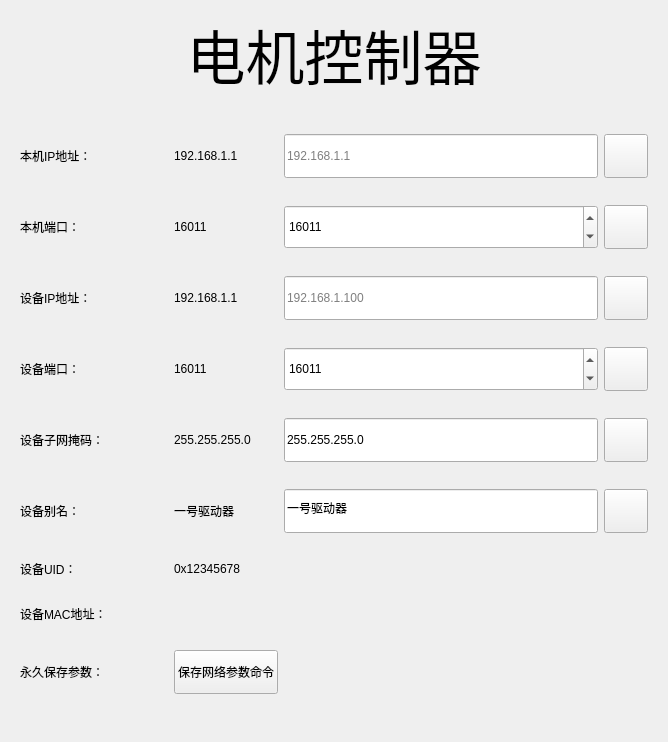
<?xml version="1.0" encoding="UTF-8"?>
<ui version="4.0">
 <class>Form</class>
 <widget class="QWidget" name="Form">
  <property name="geometry">
   <rect>
    <x>0</x>
    <y>0</y>
    <width>668</width>
    <height>742</height>
   </rect>
  </property>
  <property name="windowTitle">
   <string>Form</string>
  </property>
  <layout class="QGridLayout" name="gridLayout_2">
   <item row="0" column="1">
    <widget class="LargeTitleLabel" name="LargeTitleLabel">
     <property name="sizePolicy">
      <sizepolicy hsizetype="Expanding" vsizetype="Fixed">
       <horstretch>0</horstretch>
       <verstretch>0</verstretch>
      </sizepolicy>
     </property>
     <property name="font">
      <font>
       <family>华文行楷</family>
       <pointsize>44</pointsize>
       <weight>50</weight>
       <bold>false</bold>
      </font>
     </property>
     <property name="text">
      <string>电机控制器</string>
     </property>
     <property name="alignment">
      <set>Qt::AlignCenter</set>
     </property>
    </widget>
   </item>
   <item row="1" column="0" colspan="3">
    <widget class="CardWidget" name="CardWidget">
     <layout class="QGridLayout" name="gridLayout">
      <item row="0" column="0">
       <widget class="SubtitleLabel" name="label_1">
        <property name="sizePolicy">
         <sizepolicy hsizetype="Fixed" vsizetype="Fixed">
          <horstretch>0</horstretch>
          <verstretch>0</verstretch>
         </sizepolicy>
        </property>
        <property name="minimumSize">
         <size>
          <width>142</width>
          <height>0</height>
         </size>
        </property>
        <property name="text">
         <string>本机IP地址：</string>
        </property>
        <property name="textFormat">
         <enum>Qt::MarkdownText</enum>
        </property>
       </widget>
      </item>
      <item row="0" column="2">
       <widget class="SubtitleLabel" name="label_pc_ip">
        <property name="sizePolicy">
         <sizepolicy hsizetype="Preferred" vsizetype="Fixed">
          <horstretch>0</horstretch>
          <verstretch>0</verstretch>
         </sizepolicy>
        </property>
        <property name="minimumSize">
         <size>
          <width>0</width>
          <height>0</height>
         </size>
        </property>
        <property name="text">
         <string>192.168.1.1</string>
        </property>
        <property name="textFormat">
         <enum>Qt::MarkdownText</enum>
        </property>
        <property name="textInteractionFlags">
         <set>Qt::LinksAccessibleByMouse|Qt::TextSelectableByMouse</set>
        </property>
       </widget>
      </item>
      <item row="0" column="3">
       <widget class="LineEdit" name="line_edit_pc_ip">
        <property name="sizePolicy">
         <sizepolicy hsizetype="Expanding" vsizetype="Preferred">
          <horstretch>0</horstretch>
          <verstretch>0</verstretch>
         </sizepolicy>
        </property>
        <property name="minimumSize">
         <size>
          <width>0</width>
          <height>44</height>
         </size>
        </property>
        <property name="maximumSize">
         <size>
          <width>16777215</width>
          <height>16777215</height>
         </size>
        </property>
        <property name="text">
         <string/>
        </property>
        <property name="maxLength">
         <number>15</number>
        </property>
        <property name="placeholderText">
         <string>192.168.1.1</string>
        </property>
       </widget>
      </item>
      <item row="0" column="4">
       <widget class="ToolButton" name="btn_pc_ip_set">
        <property name="minimumSize">
         <size>
          <width>44</width>
          <height>44</height>
         </size>
        </property>
        <property name="icon">
         <iconset>
          <normaloff>../../img/save2.svg</normaloff>../../img/save2.svg</iconset>
        </property>
        <property name="iconSize">
         <size>
          <width>22</width>
          <height>22</height>
         </size>
        </property>
       </widget>
      </item>
      <item row="1" column="0">
       <widget class="SubtitleLabel" name="label_3">
        <property name="sizePolicy">
         <sizepolicy hsizetype="Fixed" vsizetype="Fixed">
          <horstretch>0</horstretch>
          <verstretch>0</verstretch>
         </sizepolicy>
        </property>
        <property name="minimumSize">
         <size>
          <width>142</width>
          <height>0</height>
         </size>
        </property>
        <property name="text">
         <string>本机端口：</string>
        </property>
        <property name="textFormat">
         <enum>Qt::MarkdownText</enum>
        </property>
       </widget>
      </item>
      <item row="1" column="2">
       <widget class="SubtitleLabel" name="label_pc_port">
        <property name="sizePolicy">
         <sizepolicy hsizetype="Preferred" vsizetype="Fixed">
          <horstretch>0</horstretch>
          <verstretch>0</verstretch>
         </sizepolicy>
        </property>
        <property name="minimumSize">
         <size>
          <width>0</width>
          <height>0</height>
         </size>
        </property>
        <property name="text">
         <string>16011</string>
        </property>
        <property name="textFormat">
         <enum>Qt::MarkdownText</enum>
        </property>
        <property name="textInteractionFlags">
         <set>Qt::LinksAccessibleByMouse|Qt::TextSelectableByMouse</set>
        </property>
       </widget>
      </item>
      <item row="1" column="3">
       <widget class="SpinBox" name="spinbox_pc_port">
        <property name="minimumSize">
         <size>
          <width>0</width>
          <height>44</height>
         </size>
        </property>
        <property name="maximumSize">
         <size>
          <width>16777215</width>
          <height>16777215</height>
         </size>
        </property>
        <property name="minimum">
         <number>1000</number>
        </property>
        <property name="maximum">
         <number>65535</number>
        </property>
        <property name="value">
         <number>16011</number>
        </property>
       </widget>
      </item>
      <item row="1" column="4">
       <widget class="ToolButton" name="btn_pc_port_set">
        <property name="minimumSize">
         <size>
          <width>44</width>
          <height>44</height>
         </size>
        </property>
        <property name="icon">
         <iconset>
          <normaloff>../../img/save2.svg</normaloff>../../img/save2.svg</iconset>
        </property>
        <property name="iconSize">
         <size>
          <width>22</width>
          <height>22</height>
         </size>
        </property>
       </widget>
      </item>
      <item row="2" column="0">
       <widget class="SubtitleLabel" name="label_2">
        <property name="sizePolicy">
         <sizepolicy hsizetype="Fixed" vsizetype="Fixed">
          <horstretch>0</horstretch>
          <verstretch>0</verstretch>
         </sizepolicy>
        </property>
        <property name="minimumSize">
         <size>
          <width>142</width>
          <height>0</height>
         </size>
        </property>
        <property name="text">
         <string>设备IP地址：</string>
        </property>
        <property name="textFormat">
         <enum>Qt::MarkdownText</enum>
        </property>
       </widget>
      </item>
      <item row="2" column="2">
       <widget class="SubtitleLabel" name="label_device_ip">
        <property name="sizePolicy">
         <sizepolicy hsizetype="Preferred" vsizetype="Fixed">
          <horstretch>0</horstretch>
          <verstretch>0</verstretch>
         </sizepolicy>
        </property>
        <property name="minimumSize">
         <size>
          <width>0</width>
          <height>0</height>
         </size>
        </property>
        <property name="text">
         <string>192.168.1.1</string>
        </property>
        <property name="textFormat">
         <enum>Qt::MarkdownText</enum>
        </property>
        <property name="textInteractionFlags">
         <set>Qt::LinksAccessibleByMouse|Qt::TextSelectableByMouse</set>
        </property>
       </widget>
      </item>
      <item row="2" column="3">
       <widget class="LineEdit" name="line_edit_device_ip">
        <property name="minimumSize">
         <size>
          <width>0</width>
          <height>44</height>
         </size>
        </property>
        <property name="maximumSize">
         <size>
          <width>16777215</width>
          <height>16777215</height>
         </size>
        </property>
        <property name="maxLength">
         <number>15</number>
        </property>
        <property name="placeholderText">
         <string>192.168.1.100</string>
        </property>
       </widget>
      </item>
      <item row="2" column="4">
       <widget class="ToolButton" name="btn_device_ip_set">
        <property name="minimumSize">
         <size>
          <width>44</width>
          <height>44</height>
         </size>
        </property>
        <property name="icon">
         <iconset>
          <normaloff>../../img/save2.svg</normaloff>../../img/save2.svg</iconset>
        </property>
        <property name="iconSize">
         <size>
          <width>22</width>
          <height>22</height>
         </size>
        </property>
       </widget>
      </item>
      <item row="3" column="0">
       <widget class="SubtitleLabel" name="label_4">
        <property name="sizePolicy">
         <sizepolicy hsizetype="Fixed" vsizetype="Fixed">
          <horstretch>0</horstretch>
          <verstretch>0</verstretch>
         </sizepolicy>
        </property>
        <property name="minimumSize">
         <size>
          <width>142</width>
          <height>0</height>
         </size>
        </property>
        <property name="text">
         <string>设备端口：</string>
        </property>
        <property name="textFormat">
         <enum>Qt::MarkdownText</enum>
        </property>
       </widget>
      </item>
      <item row="3" column="2">
       <widget class="SubtitleLabel" name="label_device_port">
        <property name="sizePolicy">
         <sizepolicy hsizetype="Preferred" vsizetype="Fixed">
          <horstretch>0</horstretch>
          <verstretch>0</verstretch>
         </sizepolicy>
        </property>
        <property name="minimumSize">
         <size>
          <width>0</width>
          <height>0</height>
         </size>
        </property>
        <property name="text">
         <string>16011</string>
        </property>
        <property name="textFormat">
         <enum>Qt::MarkdownText</enum>
        </property>
        <property name="textInteractionFlags">
         <set>Qt::LinksAccessibleByMouse|Qt::TextSelectableByMouse</set>
        </property>
       </widget>
      </item>
      <item row="3" column="3">
       <widget class="SpinBox" name="spinbox_device_port">
        <property name="minimumSize">
         <size>
          <width>0</width>
          <height>44</height>
         </size>
        </property>
        <property name="maximumSize">
         <size>
          <width>16777215</width>
          <height>16777215</height>
         </size>
        </property>
        <property name="minimum">
         <number>1000</number>
        </property>
        <property name="maximum">
         <number>65535</number>
        </property>
        <property name="value">
         <number>16011</number>
        </property>
       </widget>
      </item>
      <item row="3" column="4">
       <widget class="ToolButton" name="btn_device_port_set">
        <property name="minimumSize">
         <size>
          <width>44</width>
          <height>44</height>
         </size>
        </property>
        <property name="icon">
         <iconset>
          <normaloff>../../img/save2.svg</normaloff>../../img/save2.svg</iconset>
        </property>
        <property name="iconSize">
         <size>
          <width>22</width>
          <height>22</height>
         </size>
        </property>
       </widget>
      </item>
      <item row="4" column="0" colspan="2">
       <widget class="SubtitleLabel" name="label_8">
        <property name="sizePolicy">
         <sizepolicy hsizetype="Fixed" vsizetype="Fixed">
          <horstretch>0</horstretch>
          <verstretch>0</verstretch>
         </sizepolicy>
        </property>
        <property name="minimumSize">
         <size>
          <width>142</width>
          <height>0</height>
         </size>
        </property>
        <property name="text">
         <string>设备子网掩码：</string>
        </property>
        <property name="textFormat">
         <enum>Qt::MarkdownText</enum>
        </property>
       </widget>
      </item>
      <item row="4" column="2">
       <widget class="SubtitleLabel" name="label_device_ip_mask">
        <property name="sizePolicy">
         <sizepolicy hsizetype="Preferred" vsizetype="Fixed">
          <horstretch>0</horstretch>
          <verstretch>0</verstretch>
         </sizepolicy>
        </property>
        <property name="minimumSize">
         <size>
          <width>0</width>
          <height>0</height>
         </size>
        </property>
        <property name="text">
         <string>255.255.255.0</string>
        </property>
        <property name="textFormat">
         <enum>Qt::MarkdownText</enum>
        </property>
        <property name="textInteractionFlags">
         <set>Qt::LinksAccessibleByMouse|Qt::TextSelectableByMouse</set>
        </property>
       </widget>
      </item>
      <item row="4" column="3">
       <widget class="LineEdit" name="line_edit_device_ip_mask">
        <property name="minimumSize">
         <size>
          <width>0</width>
          <height>44</height>
         </size>
        </property>
        <property name="maximumSize">
         <size>
          <width>16777215</width>
          <height>16777215</height>
         </size>
        </property>
        <property name="text">
         <string>255.255.255.0</string>
        </property>
        <property name="maxLength">
         <number>15</number>
        </property>
       </widget>
      </item>
      <item row="4" column="4">
       <widget class="ToolButton" name="btn_device_ip_mask_set">
        <property name="minimumSize">
         <size>
          <width>44</width>
          <height>44</height>
         </size>
        </property>
        <property name="icon">
         <iconset>
          <normaloff>../../img/save2.svg</normaloff>../../img/save2.svg</iconset>
        </property>
        <property name="iconSize">
         <size>
          <width>22</width>
          <height>22</height>
         </size>
        </property>
       </widget>
      </item>
      <item row="5" column="0">
       <widget class="SubtitleLabel" name="label_6">
        <property name="sizePolicy">
         <sizepolicy hsizetype="Fixed" vsizetype="Fixed">
          <horstretch>0</horstretch>
          <verstretch>0</verstretch>
         </sizepolicy>
        </property>
        <property name="minimumSize">
         <size>
          <width>142</width>
          <height>0</height>
         </size>
        </property>
        <property name="text">
         <string>设备别名：</string>
        </property>
        <property name="textFormat">
         <enum>Qt::MarkdownText</enum>
        </property>
       </widget>
      </item>
      <item row="5" column="2">
       <widget class="SubtitleLabel" name="label_device_name">
        <property name="sizePolicy">
         <sizepolicy hsizetype="Preferred" vsizetype="Fixed">
          <horstretch>0</horstretch>
          <verstretch>0</verstretch>
         </sizepolicy>
        </property>
        <property name="minimumSize">
         <size>
          <width>0</width>
          <height>0</height>
         </size>
        </property>
        <property name="text">
         <string>一号驱动器</string>
        </property>
        <property name="textFormat">
         <enum>Qt::MarkdownText</enum>
        </property>
       </widget>
      </item>
      <item row="5" column="3">
       <widget class="LineEdit" name="line_edit_device_name">
        <property name="minimumSize">
         <size>
          <width>0</width>
          <height>44</height>
         </size>
        </property>
        <property name="maximumSize">
         <size>
          <width>16777215</width>
          <height>16777215</height>
         </size>
        </property>
        <property name="inputMask">
         <string/>
        </property>
        <property name="text">
         <string>一号驱动器</string>
        </property>
       </widget>
      </item>
      <item row="5" column="4">
       <widget class="ToolButton" name="btn_device_name_set">
        <property name="minimumSize">
         <size>
          <width>44</width>
          <height>44</height>
         </size>
        </property>
        <property name="icon">
         <iconset>
          <normaloff>../../img/save2.svg</normaloff>../../img/save2.svg</iconset>
        </property>
        <property name="iconSize">
         <size>
          <width>22</width>
          <height>22</height>
         </size>
        </property>
       </widget>
      </item>
      <item row="6" column="0">
       <widget class="SubtitleLabel" name="label_5">
        <property name="sizePolicy">
         <sizepolicy hsizetype="Fixed" vsizetype="Fixed">
          <horstretch>0</horstretch>
          <verstretch>0</verstretch>
         </sizepolicy>
        </property>
        <property name="minimumSize">
         <size>
          <width>142</width>
          <height>0</height>
         </size>
        </property>
        <property name="text">
         <string>设备UID：</string>
        </property>
        <property name="textFormat">
         <enum>Qt::MarkdownText</enum>
        </property>
       </widget>
      </item>
      <item row="6" column="2">
       <widget class="SubtitleLabel" name="label_device_uid">
        <property name="sizePolicy">
         <sizepolicy hsizetype="Preferred" vsizetype="Fixed">
          <horstretch>0</horstretch>
          <verstretch>0</verstretch>
         </sizepolicy>
        </property>
        <property name="minimumSize">
         <size>
          <width>0</width>
          <height>0</height>
         </size>
        </property>
        <property name="frameShape">
         <enum>QFrame::NoFrame</enum>
        </property>
        <property name="frameShadow">
         <enum>QFrame::Sunken</enum>
        </property>
        <property name="text">
         <string>0x12345678</string>
        </property>
        <property name="textFormat">
         <enum>Qt::MarkdownText</enum>
        </property>
        <property name="indent">
         <number>-1</number>
        </property>
        <property name="openExternalLinks">
         <bool>false</bool>
        </property>
        <property name="textInteractionFlags">
         <set>Qt::LinksAccessibleByMouse|Qt::TextSelectableByMouse</set>
        </property>
       </widget>
      </item>
      <item row="8" column="0" colspan="2">
       <widget class="SubtitleLabel" name="label_9">
        <property name="sizePolicy">
         <sizepolicy hsizetype="Fixed" vsizetype="Fixed">
          <horstretch>0</horstretch>
          <verstretch>0</verstretch>
         </sizepolicy>
        </property>
        <property name="minimumSize">
         <size>
          <width>142</width>
          <height>0</height>
         </size>
        </property>
        <property name="text">
         <string>设备MAC地址：</string>
        </property>
        <property name="textFormat">
         <enum>Qt::MarkdownText</enum>
        </property>
       </widget>
      </item>
      <item row="10" column="0" colspan="2">
       <widget class="SubtitleLabel" name="label_7">
        <property name="sizePolicy">
         <sizepolicy hsizetype="Preferred" vsizetype="Fixed">
          <horstretch>0</horstretch>
          <verstretch>0</verstretch>
         </sizepolicy>
        </property>
        <property name="minimumSize">
         <size>
          <width>142</width>
          <height>0</height>
         </size>
        </property>
        <property name="text">
         <string>永久保存参数：</string>
        </property>
        <property name="textFormat">
         <enum>Qt::MarkdownText</enum>
        </property>
       </widget>
      </item>
      <item row="10" column="2">
       <widget class="PillPushButton" name="btn_save_net_param">
        <property name="minimumSize">
         <size>
          <width>0</width>
          <height>44</height>
         </size>
        </property>
        <property name="text">
         <string>保存网络参数命令</string>
        </property>
        <property name="checkable">
         <bool>false</bool>
        </property>
       </widget>
      </item>
      <item row="8" column="2">
       <widget class="SubtitleLabel" name="label_device_mac_addr">
        <property name="sizePolicy">
         <sizepolicy hsizetype="Preferred" vsizetype="Fixed">
          <horstretch>0</horstretch>
          <verstretch>0</verstretch>
         </sizepolicy>
        </property>
        <property name="minimumSize">
         <size>
          <width>0</width>
          <height>0</height>
         </size>
        </property>
        <property name="text">
         <string/>
        </property>
        <property name="textFormat">
         <enum>Qt::MarkdownText</enum>
        </property>
        <property name="textInteractionFlags">
         <set>Qt::LinksAccessibleByMouse|Qt::TextSelectableByMouse</set>
        </property>
       </widget>
      </item>
     </layout>
    </widget>
   </item>
  </layout>
 </widget>
 <customwidgets>
  <customwidget>
   <class>PushButton</class>
   <extends>QPushButton</extends>
   <header>qfluentwidgets</header>
  </customwidget>
  <customwidget>
   <class>PillPushButton</class>
   <extends>ToggleButton</extends>
   <header>qfluentwidgets</header>
  </customwidget>
  <customwidget>
   <class>ToolButton</class>
   <extends>QToolButton</extends>
   <header>qfluentwidgets</header>
  </customwidget>
  <customwidget>
   <class>ToggleButton</class>
   <extends>PushButton</extends>
   <header>qfluentwidgets</header>
  </customwidget>
  <customwidget>
   <class>CardWidget</class>
   <extends>QFrame</extends>
   <header>qfluentwidgets</header>
   <container>1</container>
  </customwidget>
  <customwidget>
   <class>SubtitleLabel</class>
   <extends>QLabel</extends>
   <header>qfluentwidgets</header>
  </customwidget>
  <customwidget>
   <class>LargeTitleLabel</class>
   <extends>QLabel</extends>
   <header>qfluentwidgets</header>
  </customwidget>
  <customwidget>
   <class>LineEdit</class>
   <extends>QLineEdit</extends>
   <header>qfluentwidgets</header>
  </customwidget>
  <customwidget>
   <class>SpinBox</class>
   <extends>QSpinBox</extends>
   <header>qfluentwidgets</header>
  </customwidget>
 </customwidgets>
 <resources/>
 <connections/>
</ui>
